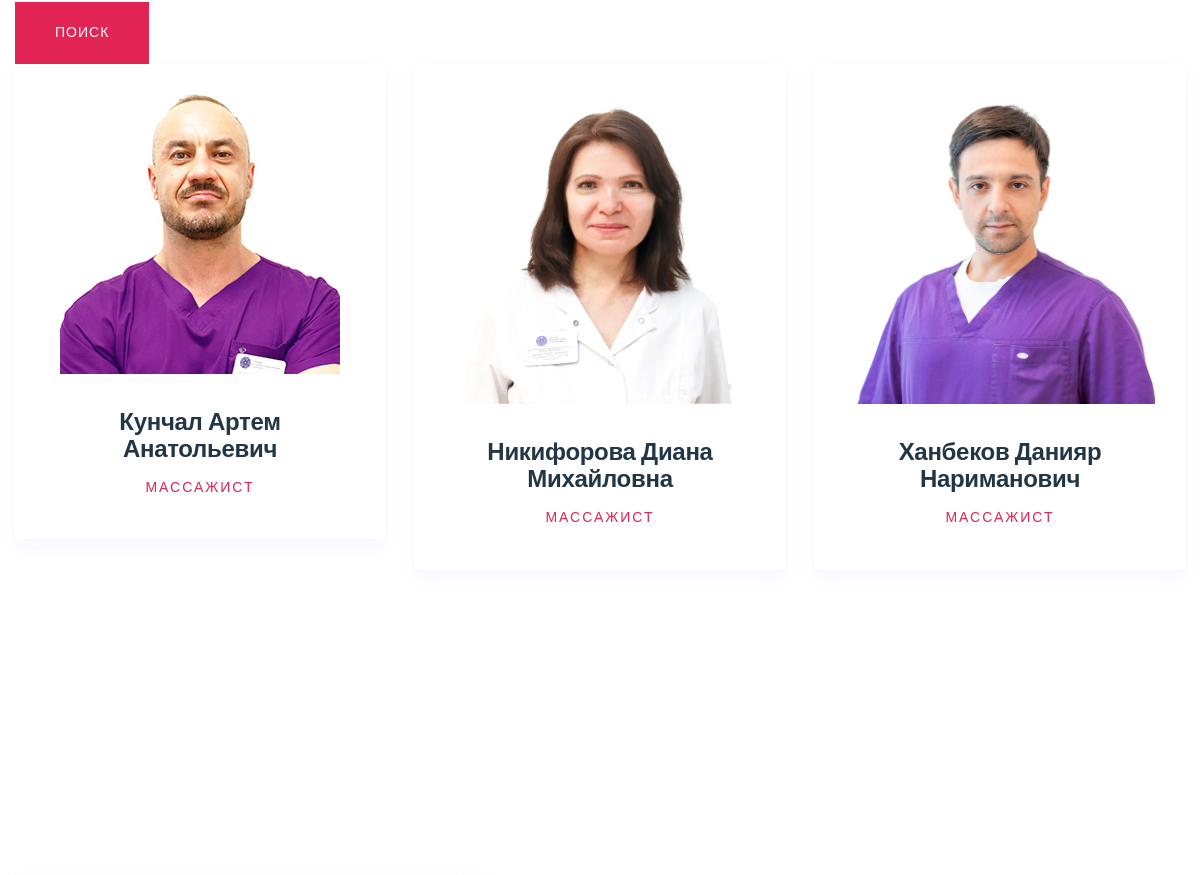
The app's page /doctors/ (middle part), older data.
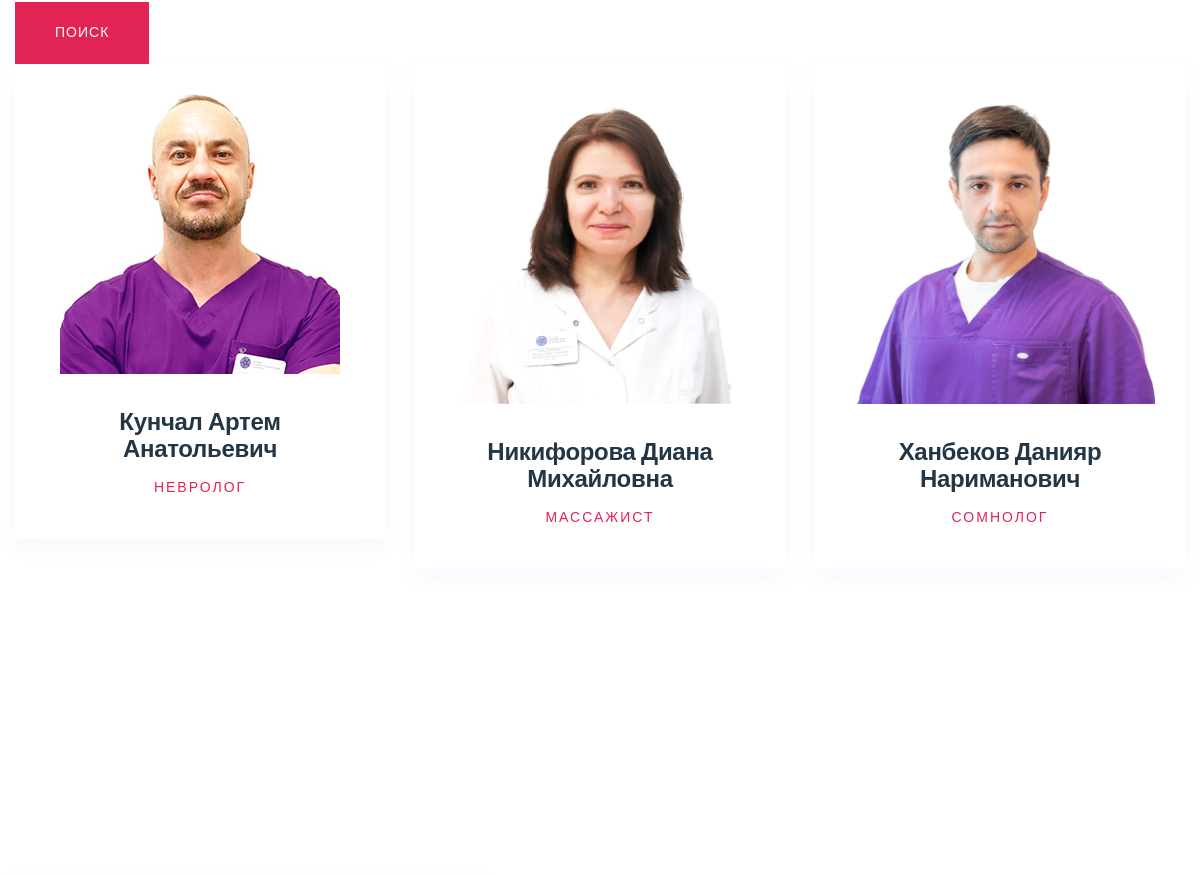
The same page, newer data.
### users/models.py (models this page shows, shortened)
class DoctorsOrUsers(AbstractUser):
    doctor_image = models.ImageField(upload_to="doctors/", blank=True, null=True)
    is_doctor = models.BooleanField(default=False)
    about_doctor = models.TextField(null=True, blank=True)
    doctor_type = models.CharField(max_length=250, null=True, blank=True)

### doctors/views.py (the view, shortened to what this page needs)
# urls.py: path("", DoctorsView.as_view(), name="doctors_home"),
class DoctorsView(View):
    template_name = "pages/specialists/doctor-2.html"
    def get_context_data(self, full_name=None, category=None):
        doctors = DoctorsOrUsers.objects.filter(is_doctor=True)
        if full_name:
            doctors = doctors.filter(first_name__icontains=full_name) | doctors.filter(last_name__icontains=full_name)
        if category:
            doctors = doctors.filter(servicedoctor__service_id=category).distinct()
        context = {
            "doctors": doctors,
            "service": ServieCategory.objects.all()
        }
        return context
    def get(self, request):
        full_name = request.GET.get('full_name')
        category = request.GET.get('category')
        context = self.get_context_data(full_name, category)
        return render(request, self.template_name, context)

### templates/pages/specialists/doctor-2.html (shortened to what this page needs)
{% extends 'wrapper.html' %}
{% load static %}
{% block content %}
        <section class="team-area pt-115 pb-90">
            <div class="container">
                <div class="form">
                    <form method="GET">
                        <button type="submit" class="btn btn-primary">Поиск</button>
                    </form>
                </div>
                <div class="row">
                    {% for i in doctors %}
                    <div class="col-xl-4 col-lg-4 col-md-6">
                        <div class="team-wrapper team-box-2 text-center mb-30">
                            <div class="team-thumb">
                                <img src="{{ i.doctor_image.url }}" alt="">
                            </div>
                            <div class="team-member-info mt-35 mb-25">
                                <h3><a href="{% url 'doctors_app:doctors_detail' i.username %}">{{ i.first_name }} {{ i.last_name}}</a></h3>
                                <h6 class="f-500 text-up-case letter-spacing pink-color">{{ i.doctor_type }}</h6>
                            </div>
                        </div>
                    </div>
                    {% endfor %}
                </div>
            </div>
        </section>
{% endblock content %}

Row changes from the older to the newer data that the page shows:
changed DoctorsOrUsers "Кунчал": doctor_type "МАССАЖИСТ" → "НЕВРОЛОГ"
changed DoctorsOrUsers "Ханбеков": doctor_type "МАССАЖИСТ" → "СОМНОЛОГ"
